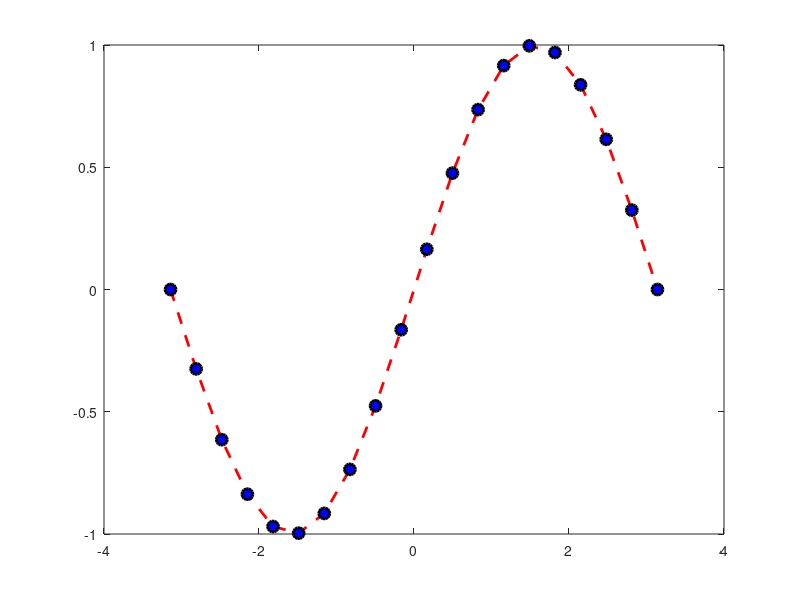
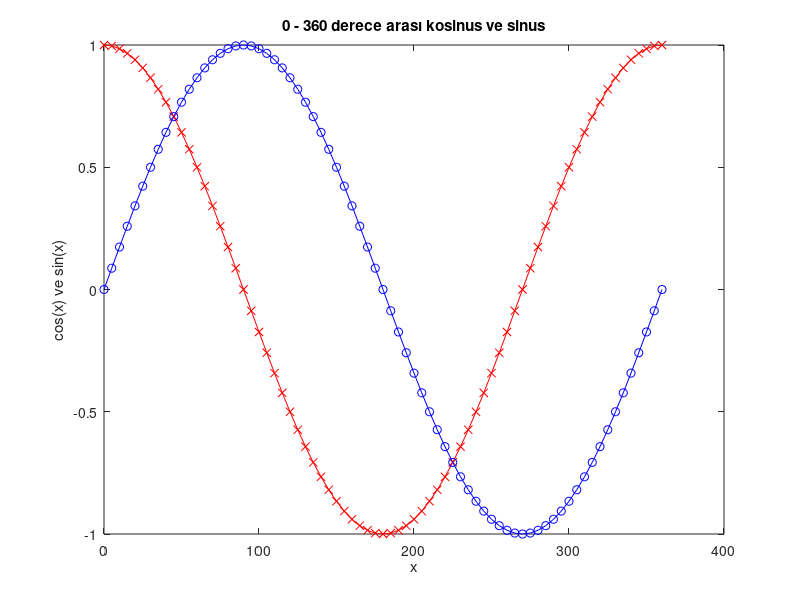

The MATLAB script that drew these images, in order: (Note: this script raises an error after producing the figures.)
% !!! conv fonksyonunun implementasyonu
% KENDIN IMPLEMENT ET 
% PLOT 

%sin fonk radyan bekler 
%sind derece bekler 
x = -180:180
y = sind(x)

xlabel("x")
ylabel("y")
plot(x, y)
grid on

%%
x = 0: pi/ 360 : 2*pi; % 0’dan 360’a açı dizisi oluşturduk.
y1 = sin(x);
y2 = cos(x);
plot(x,y1,x,y2);
legend('sin(x)','cos(x)')
grid
xlabel('açı (rad)')
title('sin(x) ve cos(x) Grafiği');


x = linspace(-pi,pi,20);
y = sin(x);
plot(x,y,'--ro','LineWidth',2,...
'MarkerEdgeColor','k',...
'MarkerFaceColor','b',...
'MarkerSize',8)
figure(2)


x=[0:5:360];
c=cos(x*pi/180); %Matlab da trigonometrik işlemler radyan cinsinden yapılır
s=sin(x*pi/180); %Matlab da trigonometrik işlemler radyan cinsinden yapılır
plot(x,c,'r-x',x,s,'b-o');
xlabel('x');
ylabel('cos(x) ve sin(x)');
title('0 - 360 derece arası kosinus ve sinus');
legend('cos(x)','sin(x)',-1);

a1 = 10:20
a2 = 20:30
% SUBPLOT


%3D
y = -10:0.5:10;
x = -10:0.5:10;
[X, Y] = meshgrid(x, y);
Z = sin(sqrt(X.^2+Y.^2)) ./ sqrt(X.^2+Y.^2);
surfc(X, Y, Z);
view(-38, 18);
title('3D Matlab Graph');
xlabel('x');
ylabel('y');
zlabel('z');
